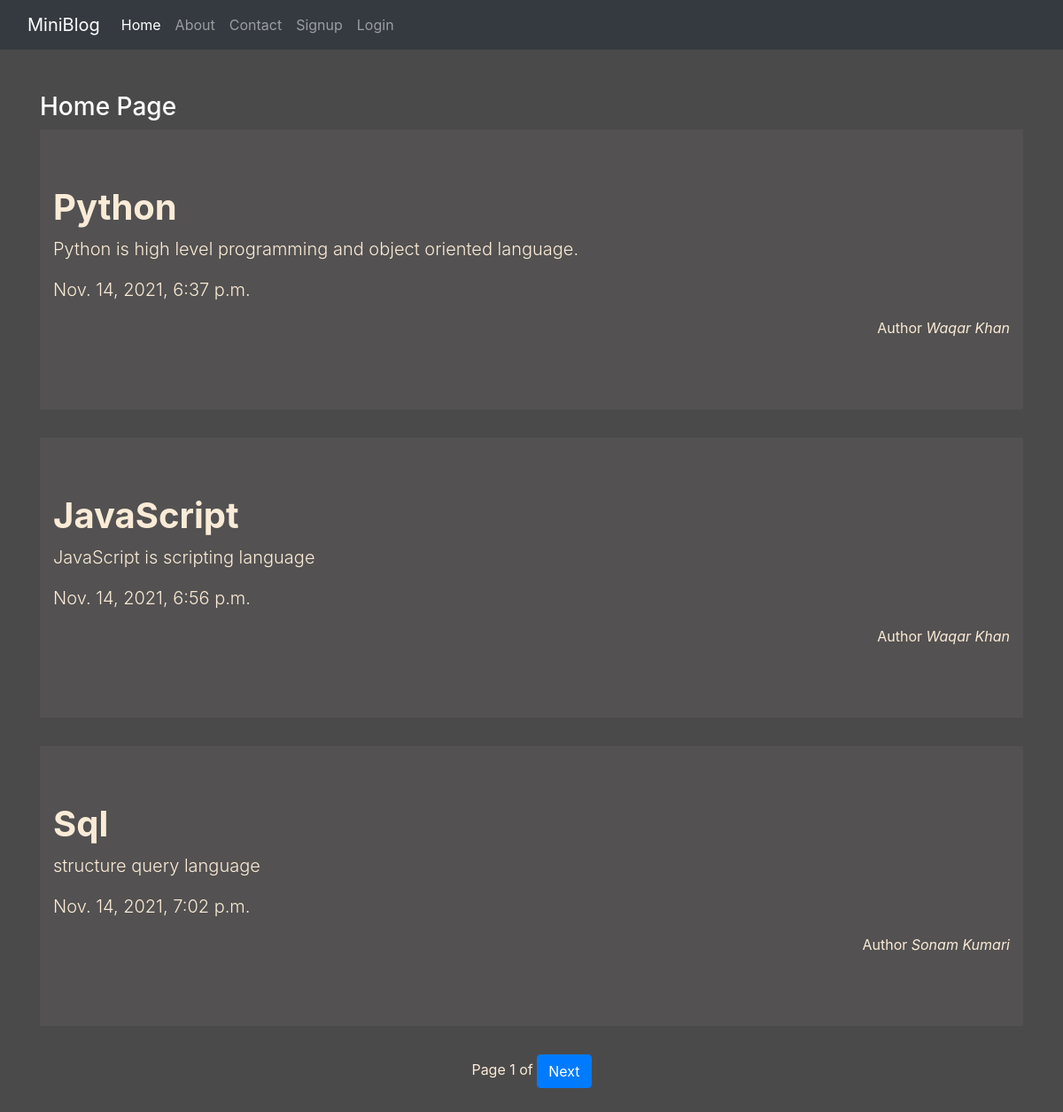
The page / on the database its author committed.
### blog/models.py (models this page shows)
class Post(models.Model):
    user = models.ForeignKey(User,on_delete=models.CASCADE)
    title = models.CharField(max_length=150)
    desc = models.TextField()
    date = models.DateTimeField(auto_now_add=True)

### blog/views.py (the view)
# urls.py: 2. Add a URL to urlpatterns:  path('', views.home, name='home')
def home(request):
    posts = Post.objects.all()
    paginator = Paginator(posts, 3, orphans=1)
    page_number = request.GET.get('page')
    page_obj = paginator.get_page(page_number)
    return render(request, 'blog/home.html', {'posts': page_obj})

### blog/templates/blog/home.html (shortened to what this page needs)
{% extends 'blog/base.html' %}
{% load static %}
{% block content %}
<div class="col-sm-12 my-5">
    <h3 class="text-white">Home Page</h3>
    {% for post in posts %}
    <div class="jumbotron jumbotron-fluid jumbo-color">
      <div class="container">
        <h1 class="font-weight-bold">{{post.title}}</h1>
        <p class="lead">{{post.desc}}</p>
        <p class="lead">{{post.date}}</p>
          <p class="text-right ">Author <i>{{post.user.first_name}} {{post.user.last_name}}</i></p>
      </div>
    </div>
    {% endfor %}
    <div class="text-center">
        <span>Page {{posts.number}} of {{posts.pages}}</span>
        {% if posts.has_next %}
            <a href="?page={{posts.next_page_number}}" class="btn btn-primary">Next</a>
        {% endif %}
    </div>
</div>
{% endblock content %}

### blog/templates/blog/base.html (shortened to what this page needs)
<!doctype html>
{% load static %}
<html lang="en">
<head>
    <link rel="stylesheet" href="{% static 'blog/css/bootstrap.css' %}">
    <link rel="stylesheet" href="{% static 'blog/css/style.css' %}">
</head>
<body>
<div class="container-fluid bg-dark">
    {% include 'blog/navbar.html' %}
</div>
<div class="container">
    <div class="row">
        {% block content %} {% endblock content %}
    </div>
</div>
</body>
</html>

### blog/templates/blog/navbar.html (shortened to what this page needs)
<nav class="navbar navbar-expand-lg navbar-dark bg-dark">
  <a class="navbar-brand" href="/">MiniBlog</a>
  <div class="collapse navbar-collapse" id="navbarNav">
    <ul class="navbar-nav">
      <li class="nav-item active">
        <a class="nav-link" href="/">Home <span class="sr-only">(current)</span></a>
      </li>
      <li class="nav-item">
        <a class="nav-link" href="{% url 'about' %}">About</a>
      </li>
      <li class="nav-item">
        <a class="nav-link" href="{% url 'contact' %}">Contact</a>
      </li>
      {% if request.user.is_authenticated %}
        <li class="nav-item">
          <a class="nav-link" href="{% url 'dashboard' %}">Dashboard</a>
        </li>
        <li class="nav-item">
          <a class="nav-link" href="{% url 'logout' %}">Logout</a>
        </li>
      {% else %}
        <li class="nav-item">
          <a class="nav-link" href="{% url 'signup' %}">Signup</a>
        </li>
        <li class="nav-item">
          <a class="nav-link" href="{% url 'login' %}">Login</a>
        </li>
      {% endif %}
    </ul>
  </div>
</nav>

### blog/static/blog/css/style.css (style rules this page uses)
body { background-color:rgb(75,74,74); color:antiquewhite; }
.jumbo-color { background-color:rgb(83,81,81); }

### rows shown on the page
Post: title "Python", desc "Python is high level programming and object oriented language.", date "Nov. 14, 2021, 6:37 p.m.", user.first_name "Waqar", user.last_name "Khan"
Post: title "JavaScript", desc "JavaScript is scripting language", date "Nov. 14, 2021, 6:56 p.m.", user.first_name "Waqar", user.last_name "Khan"
Post: title "Sql", desc "structure query language", date "Nov. 14, 2021, 7:02 p.m.", user.first_name "Sonam", user.last_name "Kumari"

### other values the page prints
{{ posts.number }} "1"
